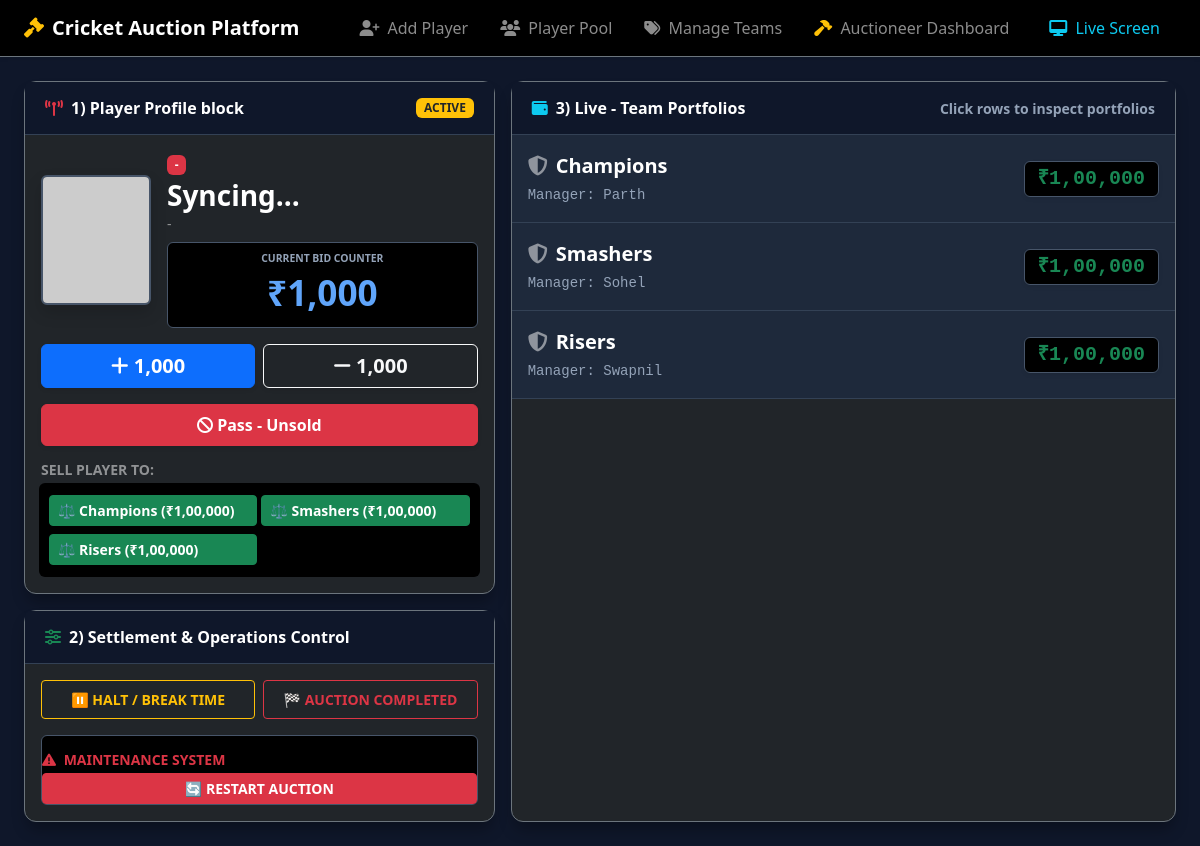
/auctioneer, run on the app's committed database.
### app.py (models this page shows)
class AuctionState(db.Model):
    id = db.Column(db.Integer, primary_key=True)
    current_player_id = db.Column(db.Integer, db.ForeignKey('player.id'), nullable=True)
    current_bid = db.Column(db.Integer, default=1000)
    status = db.Column(db.String(20), default='INITIALIZED')
    last_sold_name = db.Column(db.String(100), nullable=True)
    last_sold_team = db.Column(db.String(100), nullable=True)
    last_sold_amount = db.Column(db.Integer, nullable=True)

class Team(db.Model):
    id = db.Column(db.Integer, primary_key=True)
    team_name = db.Column(db.String(100), nullable=False, unique=True)
    captain_name = db.Column(db.String(100), nullable=False)
    purse = db.Column(db.Integer, default=100000)
    players = db.relationship('Player', backref='team', lazy=True)

### app.py (the view)
@app.route('/auctioneer')
def auctioneer_dashboard():
    state = AuctionState.query.first()
    if not state:
        state = AuctionState(status='INITIALIZED', current_bid=1000)
        db.session.add(state)
        db.session.commit()
    teams = Team.query.all()
    total_ready = Player.query.filter_by(status='READY').count()
    try:
        broadcast_live_system_update()
    except Exception as e:
        print(f"📡 [Socket Update] Waiting for active interface client handshakes: {e}")
    return render_template(
        'auctioneer.html',
        state=state,
        teams=teams,
        total_ready=total_ready
    )

### app.py (called while the page is built)
@app.template_filter('toLocaleString')
def to_locale_string_filter(value):
    try:
        s = str(int(value))
        if len(s) <= 3:
            return s
        last_three = s[-3:]
        remaining = s[:-3]
        remaining = remaining[::-1]
        parts = []
        for i in range(0, len(remaining), 2):
            parts.append(remaining[i:i+2])
        remaining_str = ",".join(parts)[::-1]
        return remaining_str + "," + last_three
    except Exception:
        return value

def broadcast_live_system_update():
    state = AuctionState.query.first()
    payload = compile_live_state_payload(state)
    socketio.emit('global_auction_packet', payload)

### app/templates/auctioneer.html (shortened to what this page needs)
{% extends 'base.html' %}
{% block content %}
<div class="row g-3">
    <div class="col-lg-5">
        <div class="card dashboard-card bg-dark border-secondary text-white mb-3">
            <div class="card-header card-header-custom d-flex justify-content-between align-items-center">
                <span><i class="fa-solid fa-tower-broadcast text-danger me-2"></i>1) Player Profile block</span>
                <div id="deckStatusBadge" class="badge bg-warning text-dark px-2.5 py-1.5 fw-bold">{{ state.status if state else 'INITIALIZED' }}</div>
            </div>
            <div id="controlsBody" class="card-body p-3">
                <div id="activeRosterBlock" class="{% if state and state.status not in ['ACTIVE', 'BREAK'] %}d-none{% endif %}">
                    <div class="d-flex align-items-center mb-3">
                        <img id="stagePlayerPhoto" src="{% if state and state.active_player and state.active_player.photo %}/static/uploads/{{ state.active_player.photo }}{% else %}https://ui-avatars.com/api/?name=P&background=334155&color=fff{% endif %}" class="stage-img me-3 shadow" onerror="this.onerror=null; this.src='https://ui-avatars.com/api/?name=P&background=334155&color=fff';">
                        <div class="flex-grow-1">
                            <span id="stagePlayerRole" class="badge bg-danger mb-1 fw-bold">{% if state and state.active_player %}{{ state.active_player.role }}{% else %}-{% endif %}</span>
                            <h3 id="stagePlayerName" class="fw-bold text-white m-0">{% if state and state.active_player %}{{ state.active_player.full_name }}{% else %}Syncing...{% endif %}</h3>
                            <small id="stagePlayerDept" class="text-white-50 d-block mb-2">{% if state and state.active_player %}Dept: {{ state.active_player.department }}{% else %}-{% endif %}</small>
                            <div class="bg-black p-2 rounded text-center border border-secondary">
                                <small class="text-muted d-block fw-bold" style="font-size:0.65rem;">CURRENT BID COUNTER</small>
                                <div id="stageCurrentBid" class="live-bid-display">₹{% if state %}{{ state.current_bid|toLocaleString }}{% else %}0{% endif %}</div>
                            </div>
                        </div>
                    </div>
                    <div class="row g-2 mb-3">
                        <div class="col-6"><button class="btn btn-primary w-100 py-2.5 fw-bold fs-5 shadow-sm" onclick="triggerServerEvent('increment_bid')"><i class="fa-solid fa-plus"></i> 1,000</button></div>
                        <div class="col-6"><button class="btn btn-outline-light w-100 py-2.5 fw-bold fs-5 shadow-sm" onclick="triggerServerEvent('decrement_bid')"><i class="fa-solid fa-minus"></i> 1,000</button></div>
                    </div>
                    <button class="btn btn-danger w-100 py-2 fw-semibold shadow-sm mb-3" onclick="if(confirm('Pass player unsold?')) triggerServerEvent('mark_unsold')"><i class="fa-solid fa-ban"></i> Pass - Unsold</button>
                    <h6 class="fw-bold text-white-50 small mb-2 text-uppercase">Sell Player To:</h6>
                    <div id="quickTeamsAssignMap" class="row g-1 bg-black p-2 rounded" style="max-height:150px; overflow-y:auto;">
                        {% for team in teams %}
                        <div class="col-6 mb-1">
                            <button class="btn btn-sm btn-success w-100 text-truncate text-start p-1.5 fw-semibold" onclick="sellToFranchiseDirect('{{ team.id }}', '{{ team.team_name }}')">
                                ⚖️ {{ team.team_name }} (₹{{ team.purse|toLocaleString }})
                            </button>
                        </div>
                        {% endfor %}
                    </div>
                </div>
            </div>
        </div>
        <div class="card dashboard-card bg-dark border-secondary text-white">
            <div class="card-header card-header-custom">
                <i class="fa-solid fa-sliders text-success me-2"></i>2) Settlement & Operations Control
            </div>
            <div class="card-body p-3">
                <div id="utilityDeckEngine" class="{% if state and state.status == 'INITIALIZED' %}d-none{% endif %}">
                    <div class="row g-2">
                        <div class="col-6">
                            <button id="haltBtn" class="btn btn-sm {% if state and state.status == 'BREAK' %}btn-warning{% else %}btn-outline-warning{% endif %} w-100 py-2 fw-bold" onclick="triggerServerEvent('toggle_halt_break')">
                                {% if state and state.status == 'BREAK' %}▶️ RESUME AUCTION{% else %}⏸️ HALT / BREAK TIME{% endif %}
                            </button>
                        </div>
                        <div class="col-6">
                            <button class="btn btn-sm btn-outline-danger w-100 py-2 fw-bold" onclick="if(confirm('Permanently seal and close auction?')) triggerServerEvent('finalize_close_auction')">🏁 AUCTION COMPLETED</button>
                        </div>
                    </div>
                </div>
                <div class="border-top border-danger border-dashed pt-3 mt-3 bg-black p-2.5 rounded border border-secondary">
                    <h6 class="text-danger fw-bold small text-uppercase mb-1"><i class="fa-solid fa-triangle-exclamation me-1"></i> Maintenance System</h6>
                    <button class="btn btn-sm btn-danger w-100 fw-bold py-1.5" onclick="if(confirm('🚨 WARNING: This will permanently wipe all current sale records, clear team rosters, and restore everyone\'s budget purse to maximum! Proceed?')) triggerServerEvent('recycle_unsold_pool')">
                        🔄 RESTART AUCTION
                    </button>
                </div>
            </div>
        </div>
    </div>
    <div class="col-lg-7">
        <div class="card dashboard-card bg-dark border-secondary text-white h-100">
            <div class="card-header card-header-custom d-flex justify-content-between align-items-center">
                <span><i class="fa-solid fa-wallet text-info me-2"></i>3) Live - Team Portfolios</span>
                <small class="text-muted">Click rows to inspect portfolios</small>
            </div>
            <div id="teamsStandingsContainer" class="card-body p-0" style="max-height: 640px; overflow-y:auto;">
                {% for team in teams %}
                <div class="team-row p-3 d-flex justify-content-between align-items-center" data-bs-toggle="collapse" data-bs-target="#roster-tray-{{ team.id }}">
                    <div>
                        <span class="fw-bold text-white fs-5"><i class="fa-solid fa-shield-halved text-white-50 me-2"></i>{{ team.team_name }}</span>
                        <small class="d-block font-monospace text-muted mt-1">Manager: {{ team.captain_name }}</small>
                    </div>
                    <span class="badge bg-black border border-light font-monospace p-2.5 fs-5 shadow-sm text-success">₹{{ team.purse|toLocaleString }}</span>
                </div>
                {% endfor %}
            </div>
        </div>
    </div>
</div>
{% endblock %}

### data on the page
AuctionState: status "ACTIVE", current_bid|toLocaleString "1,000"
Team: team_name "Champions", purse|toLocaleString "1,00,000", captain_name "Parth"
Team: team_name "Smashers", purse|toLocaleString "1,00,000", captain_name "Sohel"
Team: team_name "Risers", purse|toLocaleString "1,00,000", captain_name "Swapnil"
